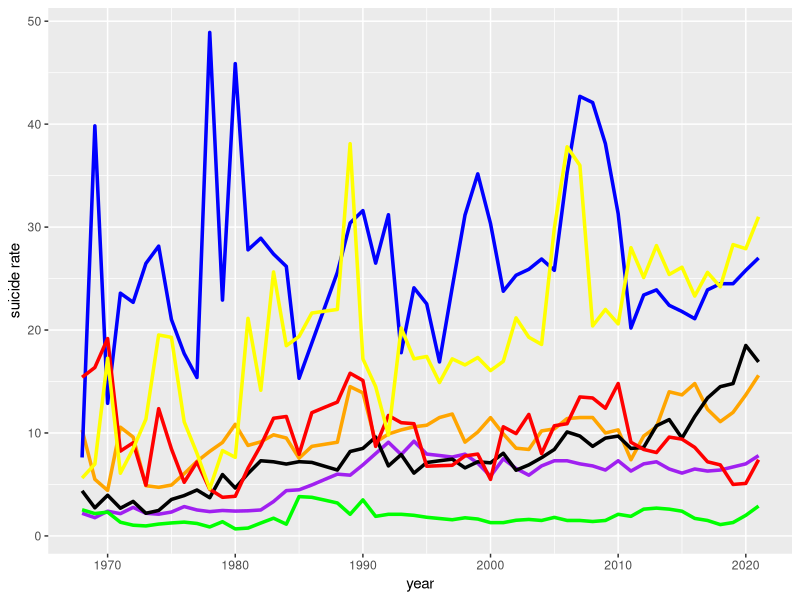

Here is the R script that generated this plot:
library("ggplot2")
#ahmedabad -> orange
#bangalore -> blue
#bombay -> purple
#kolkata -> green
#delhi -> black
#hyderabd -> red
#chennai -> yellow
gfg_data <- data.frame(x = c(1968,1969,1970,1971,1972,1973,1974,1975,1976,1977,1978,1979,1980,1981,1982,1983,1984,1985,1986,1987,1988,1989,1990,1991,1992,1993,1994,1995,1996,1997,1998,1999,2000,2001,2002,2003,2004,2005,2006,2007,2008,2009,2010,2011,2012,2013,2014,2015,2016,2017,2018,2019,2020,2021), ahm = c(10.29,5.5,4.42,10.56,9.6,4.88,4.72,4.94,6.05,7.24,8.21,9.08,10.84,8.79,9.14,9.82,9.51,7.55,8.7,8.9,9.1,14.5,13.9,9.1,9.9,10.3,10.6,10.75,11.5,11.84,9.11,10.09,11.49,9.91,8.52,8.4,10.2,10.4,11.4,11.5,11.5,10,10.3,7.4,9.7,10.6,14,13.7,14.8,12.3,11.1,12,13.7,15.6), blr = c(7.62,39.83,12.88,23.58,22.69,26.47,28.15,21.02,17.71,15.39,48.91,22.91,45.88,27.79,28.92,27.38,26.18,15.31,18.74,22.17,25.6,30.4,31.6,26.5,31.2,17.8,24.1,22.54,16.9,24.14,31.17,35.17,30.34,23.77,25.32,25.9,26.9,25.8,35.3,42.7,42.1,38.1,31.3,20.2,23.4,23.9,22.4,21.8,21.1,23.9,24.5,24.5,25.8,27), mum = c(2.2,1.77,2.4,2.16,2.77,2.2,2.11,2.32,2.85,2.52,2.36,2.47,2.41,2.44,2.52,3.34,4.4,4.48,4.95,5.48,6,5.9,6.9,8,9.1,7.9,9.2,7.95,7.81,7.66,7.94,7.06,5.8,7.49,6.55,5.9,6.8,7.3,7.3,7,6.8,6.4,7.3,6.3,7,7.2,6.5,6.1,6.5,6.3,6.4,6.7,7,7.8), kol = c(2.54,2.17,2.31,1.33,1.04,0.97,1.15,1.26,1.34,1.21,0.87,1.38,0.68,0.76,1.25,1.72,1.14,3.82,3.75,3.48,3.2,2.1,3.5,1.9,2.1,2.1,2,1.81,1.69,1.57,1.76,1.64,1.29,1.29,1.52,1.6,1.5,1.8,1.5,1.5,1.4,1.5,2.1,1.9,2.6,2.7,2.6,2.4,1.7,1.5,1.1,1.3,2,2.9), del = c(4.38,2.73,3.95,2.69,3.35,2.2,2.47,3.54,3.92,4.46,3.71,5.96,4.65,6.06,7.3,7.2,6.98,7.21,7.14,6.77,6.4,8.2,8.5,9.6,6.8,7.9,6.1,7.13,7.3,7.46,6.61,7.2,7.1,8.03,6.38,6.9,7.6,8.4,10.1,9.7,8.7,9.5,9.7,8.5,8.6,10.7,11.3,9.5,11.6,13.4,14.5,14.8,18.5,16.9), hyd = c(15.41,16.36,19.17,8.24,9.05,4.93,12.36,8.45,5.21,7.18,4.53,3.75,3.85,6.58,8.78,11.43,11.6,7.93,11.97,12.49,13,15.8,15.1,8.7,11.7,11,10.9,6.77,6.82,6.86,7.77,7.95,5.49,10.6,9.94,11.8,8,10.7,10.9,13.5,13.4,12.4,14.8,9.1,8.4,8.1,9.6,9.4,8.6,7.2,6.9,5,5.1,7.4), chn = c(5.62,6.98,17.26,6.09,8.47,11.34,19.52,19.29,11.08,8.02,4.57,8.29,7.63,21.13,14.15,25.64,18.48,19.37,21.65,21.83,22,38.1,17.2,14.5,9.8,20.2,17.2,17.43,14.9,17.2,16.61,17.33,16.06,16.96,21.18,19.3,18.6,29.9,37.8,36,20.4,22,20.6,28,25.1,28.2,25.4,26.1,23.3,25.6,24.2,28.3,27.9,31))
gfg_plot <- ggplot(gfg_data, aes(x)) + geom_line(aes(y = ahm), color = "orange", lwd=1.2) + geom_line(aes(y = blr),color = "blue", lwd=1.2) + geom_line(aes(y = mum),color = "purple", lwd=1.2) + geom_line(aes(y = kol),color = "green", lwd=1.2) + geom_line(aes(y = del),color = "black", lwd=1.2) + geom_line(aes(y = hyd),color = "red", lwd=1.2) +  geom_line(aes(y = chn), color = "yellow", lwd=1.2) + xlab("year") + ylab("suicide rate")
gfg_plot